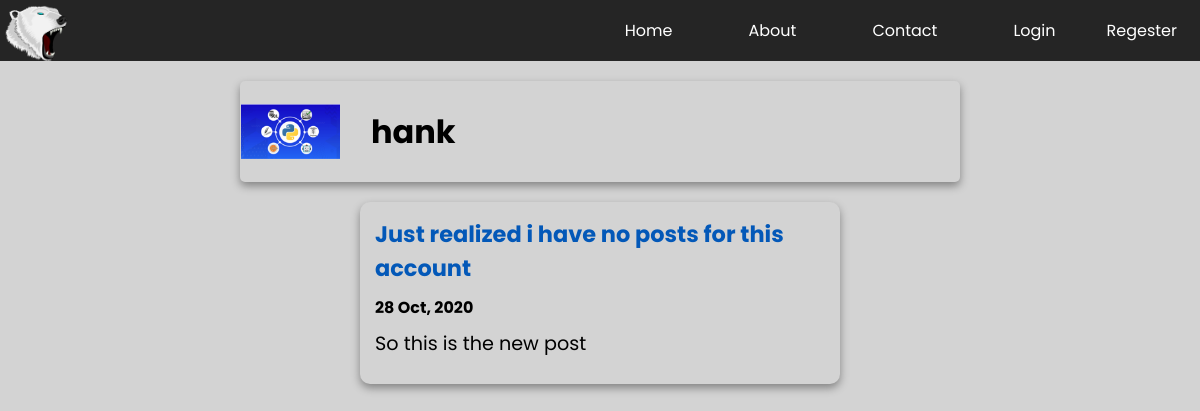
/user/hank, run on an earlier commit of the app's database.
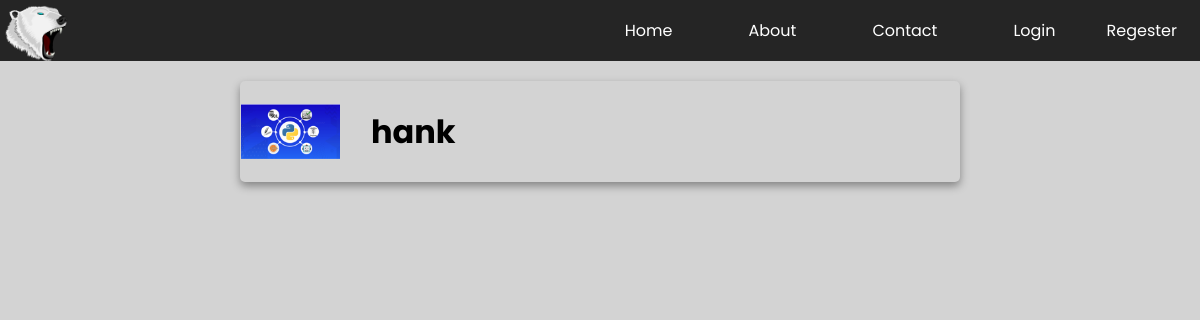
And on a later commit of the database.
### flaskblog/model.py (models this page shows, shortened)
class User(db.Model, UserMixin):
    id = db.Column(db.Integer, primary_key=True)
    username = db.Column(db.String(20), nullable=False, unique=True)
    email = db.Column(db.String(210), nullable=False, unique=True)
    password = db.Column(db.String(60), nullable=False)
    profile_img = db.Column(
        db.String(20), nullable=False, default='default.jpg')
    posts = db.relationship("Post", backref='author', lazy=True)

class Post(db.Model):
    id = db.Column(db.Integer, primary_key=True)
    title = db.Column(db.String(250), nullable=False)
    post_date = db.Column(db.DateTime, nullable=False,
                          default=datetime.utcnow)
    content = db.Column(db.Text, nullable=False)
    user_id = db.Column(db.Integer, db.ForeignKey('user.id'), nullable=False)

### flaskblog/users/routes.py (the view)
@users.route('/user/<string:username>')
def user(username):
    page = request.args.get('page', 1, type=int)
    user = User.query.filter_by(username=username).first()
    posts = Post.query.filter_by(author=user).order_by(
        Post.post_date.desc()).paginate(per_page=POSTS_PER_PAGE, page=page)
    return render_template('user.html', user=user, posts=posts)

### flaskblog/templates/user.html (shortened to what this page needs)
{%extends "layout.html"%} {% block title%} {{user.username}} {% endblock title%} {%
block style%}
<link rel="stylesheet" href="{{ url_for('static', filename='styles/post.css') }}" />
<link rel="stylesheet" href="{{ url_for('static', filename='styles/user.css') }}" />
{%endblock style%} {%block main%}
<div class="container">
    <div class="account-info">
        <div class="img-cont">
            <img
                class="profile-pic"
                src="{{url_for('static', filename='images/profiles/' + user.profile_img)}}"
                alt="Profile Picture"
            />
        </div>
        <div class="text">
            <h1 class="display-username">{{user.username}}</h1>
        </div>
    </div>
</div>
{% for post in posts.items%}
<div class="post">
    <h3 class="post-title">
        <a href="{{url_for('posts.post', post_id=post.id)}}">{{post.title}}</a>
    </h3>
    <h5>{{post.post_date.strftime("%d %b, %Y") }}</h5>
    <p>{{post.content}}</p>
</div>
{%endfor%}  {%endblock main%}

### flaskblog/templates/layout.html (shortened to what this page needs)
<!DOCTYPE html>
<html lang="en">
    <head>
        <link
            rel="stylesheet"
            href="{{ url_for('static', filename='styles/main.css') }}"
        />
        {% block style %} {% endblock style%}
    </head>
    <body>
        <nav>
            <a href="/home">
                <img
                    src="{{ url_for('static', filename='images/logo1v2.png') }}"
                    alt="Polar Code Logo"
                    class="logo"
                />
            </a>
            <ul class="links">
                <li class="link"><a href="{{url_for('main.home')}}">Home</a></li>
                <li class="link"><a href="{{url_for('main.about')}}">About</a></li>
                <li class="link">
                    <a href="{{url_for('main.contact')}}">Contact</a>
                </li>
                {%if current_user.is_authenticated %}
                <li class="link">
                    <a href="{{url_for('users.account')}}"
                        >{{current_user.username}}</a
                    >
                </li>
                <li class="link">
                    <a href="{{url_for('posts.new_post')}}">New Post</a>
                </li>
                <li class="link last">
                    <a href="{{url_for('users.logout')}}">Logout</a>
                </li>
                {%else%}
                <li class="link"><a href="{{url_for('users.login')}}">Login</a></li>
                <li class="link last">
                    <a href="{{url_for('users.regester')}}">Regester</a>
                </li>
                {%endif%}
            </ul>
        </nav>
        <main>{% block main %} {%endblock main%}</main>
    </body>
</html>

### flaskblog/static/styles/main.css (style rules this page uses)
* { margin: 0; padding: 0; box-sizing: border-box; font-family: "Poppins", sans-serif; }
body { background-color: #d3d3d3; }
nav { display: flex; padding: 10px; background-color: #252525; justify-content: space-between; position: relative; }
.links { list-style: none; display: flex; align-items: center; justify-content: space-between; font-size: 1rem; }
.link { padding: 8px; margin: 0 30px; }
.link > a { color: white; text-decoration: none; }
.last { margin: 0 5px; }
.logo { max-width: 7vw; max-height: 7vh; transform: rotateY(180deg); height: fit-content; position: absolute; top: 5px; left: 5px; }
main { width: 100%; margin: 20px auto; text-align: center; }

### flaskblog/static/styles/post.css (style rules this page uses)
.img-cont { position: relative; width: 50px; height: 50px; overflow: hidden; display: flex; align-items: center; margin-right: 10px; }

### flaskblog/static/styles/user.css (style rules this page uses)
.container { width: 60%; margin: 0 auto; position: relative; }
.container > div { margin-bottom: 20px; }
.account-info { display: flex; justify-content: start; align-items: center; background-color: #d3d3d3; border-radius: 5px; box-shadow: 0px 4px 9px 0px #848484; }
.text { margin-left: 20px; text-align: start; }
.img-cont { position: relative; width: 101px; height: 101px; border-radius: 5px; border: 1px solid transparent; overflow: hidden; display: flex; justify-content: center; align-items: center; }
.profile-pic { max-width: 100%; max-height: 100%; }

What changed in the data, as far as the page shows it:
removed Post: title "Just realized i have no posts for this account", post_date "28 Oct, 2020", content "So this is the new post"
